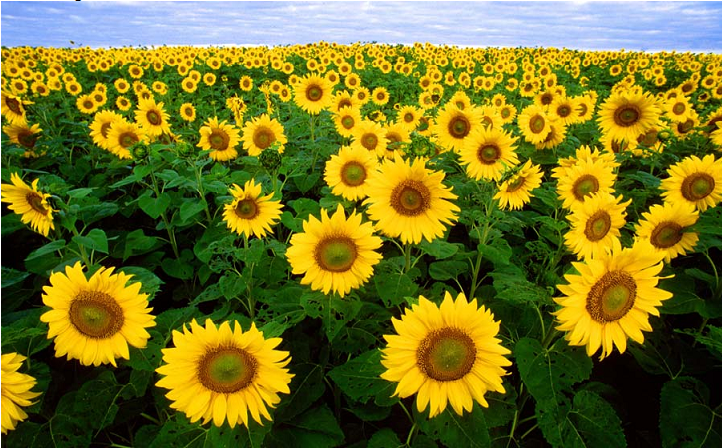
%> input picture HW4/q2/3.bmp, 722 x 448 px
$ octave q2solution.m   (GNU Octave 9; MATLAB toolbox functions it lacks are replaced by stand-ins)
%> lines starting %> are read from the running program, lines starting %| are printed output that depends on the picture
%% EECS 442 - HW 04 - Q2 Blob Detection

%  Declaration
%  ------------
%  Date: 2014 / 11 / 06
%  Author: WU Tongshuang, 40782306

%  used helper function
%  --------------------
%  show_all_circles(I, cx, cy, rad, color, ln_wid)

%  Instructions
%  ------------
%  Implement a blob detector based on the Laplacian operator and
%  characteristic scale concept introduced by Lindeberg. Compute the radius
%  of each blob (in pixels) and report the histogram (dis- tribution)
%  of radii computed for the whole image.

%% Initialization
clc
clear
close all
%% =============== Part 0: Parameter selection ============================
t = 1:0.1:3;
sigma_scale = exp(t);
sigma_scale = sigma_scale';
%levels = 10;
levels = length(sigma_scale);
%% ======================== Part 1: Load data =============================
img = imread('3.bmp');
%> img is the input picture: size 448x722x3 uint8; mean R, G, B 116.1, 114, 35.6
img = rgb2gray(img);
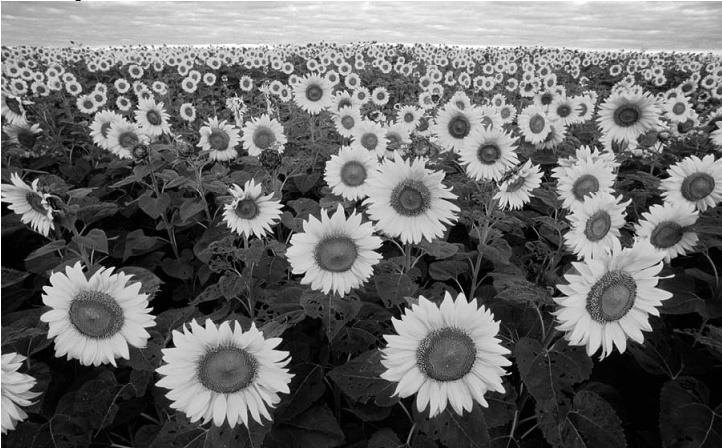
%> img: size 448x722 uint8; min 0, max 255, mean 105.7
img = img;

dimg = double(img);

% Scale space creation:
[height width] = size(img);
%> height = 448; width = 722
scale_space = zeros(height,width,levels);

%% ================ Part 2: Perform detection =============================

for i=1:levels

% Filter creation:
filter_size = 2*ceil(3*sigma_scale(i))+1;
kernel = fspecial('log', filter_size, sigma_scale(i));

nLoG = sigma_scale(i)^2 * kernel;
imFilt = imfilter(dimg, nLoG, 'same', 'replicate');
imFilt = imFilt .^ 2;
scale_space(:,:,i) = imFilt;
end
%> this loop made 21 passes
%> pass 1, `imFilt = imfilter(dimg, nLoG, 'same', 'replicate');`:
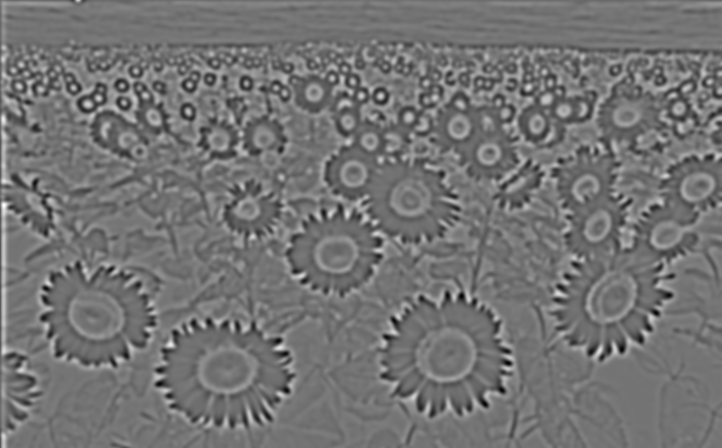
%> imFilt: size 448x722 double; min -89.08, max 107, mean 0.3; drawn with min black and max white
%> pass 1, `imFilt = imFilt .^ 2;`:
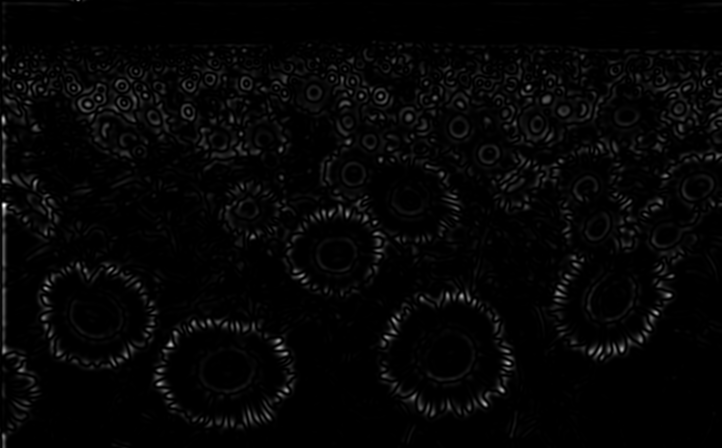
%> imFilt: size 448x722 double; min 3.93e-10, max 11459.7, mean 254.4; drawn with min black and max white

% Perform non-maximum suppression in the 3D scale space
% used vl_localmax in vlfeat for detection
thres = 0.3 * max(max(max(scale_space)));
%> thres = 3500.6
thres = 1500;
max(max(max(scale_space)))
%> ans = 11668.6

scale_space_filtered = zeros(height,width,levels);

for i=1:levels
    scale_space_filtered(:,:,i) = ordfilt2(scale_space(:,:,i),9,ones(3));
end
%non maximum supression between scales

for i = 1:levels
    scale_space_filtered(:,:,i) = ...
        max(scale_space_filtered(:,:,max(i-1,1):min(i+1,levels)),[],3);
end
scale_space_filtered...
    = scale_space_filtered .* (scale_space_filtered == scale_space);


r = [];
c = [];
rad = [];
for i=1:levels
    [rows,cols] = find(scale_space_filtered(:,:,i)>=thres);
    num = length(rows);
    radii = sigma_scale(i)*sqrt(2);
    radii = repmat(radii,num,1);
    r = [r;rows];
    c = [c;cols];
    rad = [rad;radii];
end
%> this loop made 21 passes
%> num on passes 1 to 12: 580, 64, 32, 38, 51, 27, 21, 29, 25, 28, 23, 20
%> (rows, cols, num) on passes 15, 16, 17, 19, 21: ([321; 353; 400; 76; 92; 287; 202; 299; 323], [57; 93; 155; 231; 404; 431; 609; 652; 665], 9), ([344; 325; 359; 255; 200; 285; 398; 214; 196; 78; 208; 274], [70; 138; 148; 301; 411; 431; 434; 442; 471; 602; 676; 677], 12), ([363; 410; 254; 178; 414; 228; 396; 208; 329; 176], [145; 232; 336; 384; 403; 428; 464; 545; 632; 722], 10), ([159; 316; 372; 305; 133; 405; 194; 320; 264; 329; 259; 298], [19; 97; 140; 171; 245; 252; 305; 419; 553; 582; 593; 610], 12), ([391; 254; 381; 83; 215; 340; 313; 84; 273; 326; 229; 257], [1; 22; 137; 230; 253; 308; 374; 396; 424; 527; 539; 545], 12)
%> after the loop, c = 1040 values, max 722 at index 577, min 1 at index 1029, mean 347.1; r = 1040 values, max 448 at index 17, min 1 at index 91, mean 199.8; rad = 1040 values from 3.84 to 28.41
show_all_circles(img,c,r,rad);
%> (this line was passed over: show_all_circles is not available in this run)
title(sprintf('%d circles, threshold %f', size(c,1), thres));


% recompute 3d-indices of maxima
s = [height width levels];
%> s = [448 722 21]
%% ================ Part 3: draw blobs on image ===========================
figure
rad = rad / max(rad);
%> rad = 1040 values from 0.135 to 1

hist(rad,10);
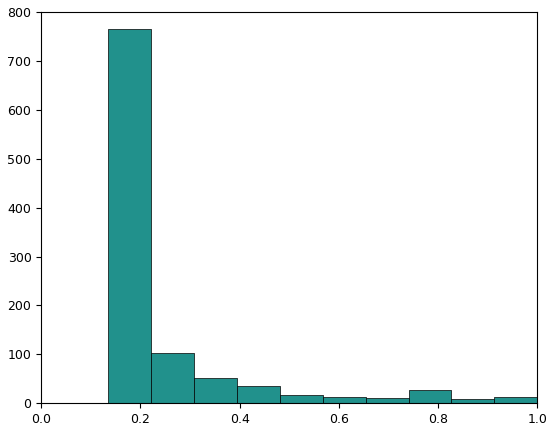
%> figure redrawn from the program's plot data; tallest bar 765 high, from x = 0.135 to 0.222
